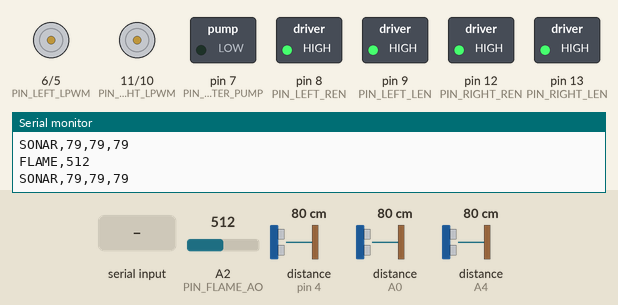
Simulated run of this sketch. Board: Arduino Uno, built with avr-gcc and run on an emulated ATmega328P. Shown: motor-driver pin pairs drawn as motors (green arrow = first pin HIGH = forward, orange = second pin HIGH = backward, longer = more drive), switched loads named in the sketch (green lamp = pin HIGH), the last lines printed to the serial monitor. Wiring (inferred from the names in the program): 3 × ultrasonic range finder: trigger pin 2, echo pin 4 / trigger A1, echo A0 / trigger A5, echo A4. The inputs (shaded band) are chosen by the test bench; at power-on: A2 (PIN_FLAME_AO) = 512, distance to the obstacle (sensors on pin 4, A0, A4) 80 cm. The echo pulse lasts 58.3 µs per cm; pins used as bus, display or sensor lines are not drawn.

Above: at 1.2 s.
1.3 s: "PUMP_ON\n" received over Serial
At 2.5 s:
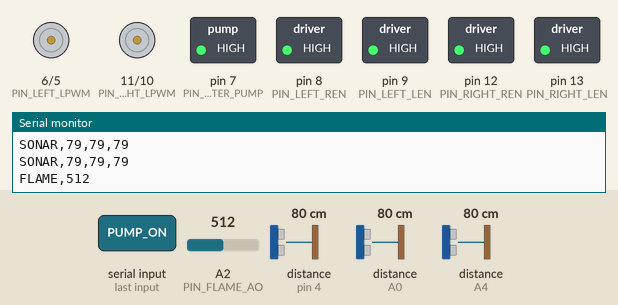
2.8 s: "FORWARD,\n" received over Serial
At 3.7 s:
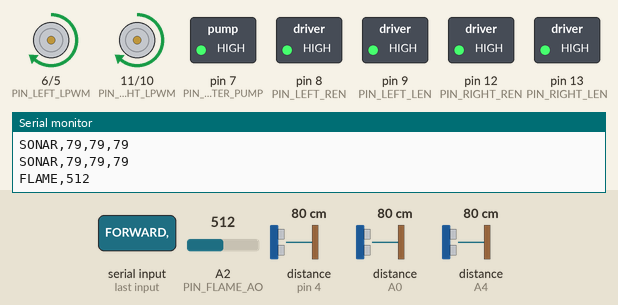
4.3 s: "PUMP_OFF\n" received over Serial
At 4.8 s:
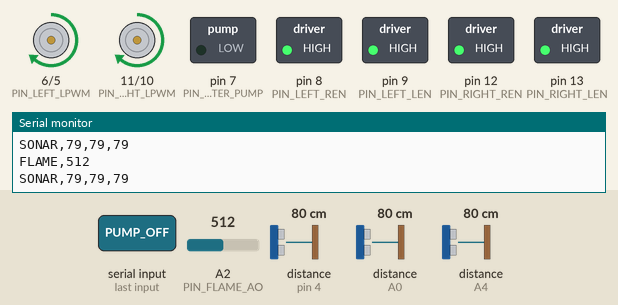
5.8 s: "REVERSE,\n" received over Serial
At 7.1 s:
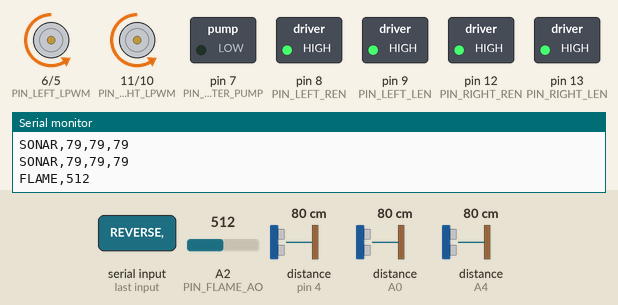
Timing chart, 0 to 8.3 s (numbered marks = the images above; inputs shaded):
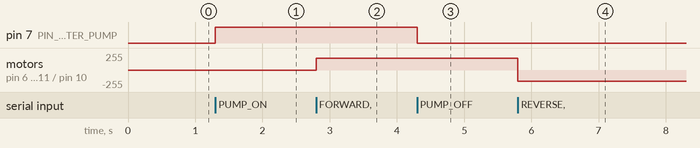

The sketch:

FreeRoamRobot.ino
```cpp
/****************************************************************************************
 *  FIRE-FIGHTING FREE ROAM ROBOT  —  Arduino Uno  +  Raspberry Pi (serial)
 *
 *  Pi sürekli görüntü işler, ateş görünce "FIRE,<x>\n" yollar (x: 0..639, 1 sn'de bir).
 *  Arduino normalde free-roam koşturur; FIRE gelince misyona geçer:
 *    FIRE_AIM (ortala) -> FIRE_APPROACH (yaklaş, FIRE_STOP_CM'de dur) ->
 *    FIRE_SPRAY (pompa aç, flame 3 sn temizse) -> FIRE_DONE -> free-roam.
 *  Failsafe: misyon 8 sn'de biter (abort), Pi verisi 3 sn kesilirse abort.
 *
 *  delay() YOK — tüm zamanlama millis()/micros().
 *  Pinler: pompa D3, flame AO A2. D0/D1 -> Pi serial (boş bırakıldı).
 ****************************************************************************************/

#include "Config.h"
#include "SkidSteerMotors.h"
#include "TripleSonarArray.h"
#include "WaterPump.h"
#include "FlameSensor.h"
#include "SerialLink.h"
#include "SlaveController.h"

SkidSteerMotors  motors;
TripleSonarArray sonar;
WaterPump        pump;
FlameSensor      flame;
SerialLink       link;
SlaveController  controller;
PiCommand        cmd;     // Pi'den gelen güncel komut

void setup() {
  link.begin();                        // Serial.begin dahil
  motors.begin();
  sonar.begin();
  pump.begin();
  flame.begin();
  controller.begin(&motors, &pump);    // sonar/flame Pi'ye raporlanır, Arduino karar vermez
}

void loop() {
  link.update(cmd);                                               // Pi komutlarını parse et
  sonar.update();                                                 // sonar round-robin
  controller.update(cmd);                                         // komutu uygula, timeout kontrol
  link.reportSensors(sonar.left(), sonar.center(), sonar.right(), flame.raw()); // Pi'ye veri gönder
}
```

FlameSensor.h
```cpp
// ===== FlameSensor.h =====
#ifndef FLAME_SENSOR_H
#define FLAME_SENSOR_H

#include <Arduino.h>
#include "Config.h"

// Flame sensor: AO analog ölçüm, DO dijital eşik çıkışı (LOW = ateş var).
class FlameSensor {
public:
  void begin() {
    pinMode(PIN_FLAME_AO, INPUT);
    pinMode(PIN_FLAME_DO, INPUT);
  }
  uint16_t raw()           const { return analogRead(PIN_FLAME_AO); }
  bool     flameDetected() const { return digitalRead(PIN_FLAME_DO) == LOW; }
};

#endif
```

SerialLink.cpp
```cpp
// ===== SerialLink.cpp =====
#include "SerialLink.h"

void SerialLink::update(PiCommand& cmd) {
    cmd.fresh = false;
    while (Serial.available() > 0) {
        char c = (char)Serial.read();
        if (c == '\n' || c == '\r') {
            if (idx_ > 0) { buf_[idx_] = '\0'; parseLine(buf_, cmd); idx_ = 0; }
        } else if (idx_ < SERIAL_BUF_LEN - 1) {
            buf_[idx_++] = c;
        } else {
            idx_ = 0;  // taşma → satırı at
        }
    }
}

void SerialLink::parseLine(char* line, PiCommand& cmd) {
    CmdType t   = CMD_NONE;
    uint8_t spd = 0;

    if      (strcmp(line, "STOP")     == 0) { t = CMD_STOP; }
    else if (strcmp(line, "PUMP_ON")  == 0) { t = CMD_PUMP_ON; }
    else if (strcmp(line, "PUMP_OFF") == 0) { t = CMD_PUMP_OFF; }
    else if (strcmp(line, "ROAM")     == 0) { t = CMD_ROAM; }
    else if (strncmp(line, "FORWARD,",    8)  == 0) { t = CMD_FORWARD;    spd = (uint8_t)atoi(line + 8); }
    else if (strncmp(line, "REVERSE,",    8)  == 0) { t = CMD_REVERSE;    spd = (uint8_t)atoi(line + 8); }
    else if (strncmp(line, "TURN_LEFT,",  10) == 0) { t = CMD_TURN_LEFT;  spd = (uint8_t)atoi(line + 10); }
    else if (strncmp(line, "TURN_RIGHT,", 11) == 0) { t = CMD_TURN_RIGHT; spd = (uint8_t)atoi(line + 11); }
    else { return; }  // bilinmeyen → ignore

    cmd.type      = t;
    cmd.speed     = spd;
    cmd.fresh     = true;
    cmd.lastCmdMs = millis();
}

void SerialLink::reportSensors(uint16_t L, uint16_t C, uint16_t R, uint16_t flameRaw) {
    unsigned long now = millis();
    if (now - tSonar_ >= SONAR_REPORT_MS) {
        Serial.print(F("SONAR,"));
        Serial.print(L);   Serial.print(',');
        Serial.print(C);   Serial.print(',');
        Serial.println(R);
        tSonar_ = now;
    }
    if (now - tFlame_ >= FLAME_REPORT_MS) {
        Serial.print(F("FLAME,"));
        Serial.println(flameRaw);
        tFlame_ = now;
    }
}
```

SerialLink.h
```cpp
// ===== SerialLink.h =====
#ifndef SERIAL_LINK_H
#define SERIAL_LINK_H

#include <Arduino.h>
#include "Config.h"

// Pi → Arduino komut tipleri
enum CmdType : uint8_t {
    CMD_NONE       = 0,
    CMD_STOP,
    CMD_FORWARD,     // FORWARD,<speed>
    CMD_REVERSE,     // REVERSE,<speed>
    CMD_TURN_LEFT,   // TURN_LEFT,<speed>
    CMD_TURN_RIGHT,  // TURN_RIGHT,<speed>
    CMD_PUMP_ON,
    CMD_PUMP_OFF,
    CMD_ROAM         // free-roam'a geri dön
};

struct PiCommand {
    CmdType       type      = CMD_NONE;
    uint8_t       speed     = 0;
    bool          fresh     = false;        // bu loop'ta yeni komut geldi
    unsigned long lastCmdMs = 0;            // son komutun millis() zamanı
};

class SerialLink {
public:
    void begin() { Serial.begin(SERIAL_BAUD); idx_ = 0; tSonar_ = 0; tFlame_ = 0; }
    // Pi'den gelen komutları non-blocking parse eder
    void update(PiCommand& cmd);
    // Arduino → Pi sensör raporu (her loop'ta çağır)
    void reportSensors(uint16_t L, uint16_t C, uint16_t R, uint16_t flameRaw);

private:
    void parseLine(char* line, PiCommand& cmd);
    char          buf_[SERIAL_BUF_LEN];
    uint8_t       idx_;
    unsigned long tSonar_;
    unsigned long tFlame_;
};

#endif
```

SkidSteerMotors.cpp
```cpp
// ===== SkidSteerMotors.cpp =====
#include "SkidSteerMotors.h"

void SkidSteerMotors::begin() {
  pinMode(PIN_LEFT_LPWM,  OUTPUT); pinMode(PIN_LEFT_RPWM,  OUTPUT);
  pinMode(PIN_LEFT_LEN,   OUTPUT); pinMode(PIN_LEFT_REN,   OUTPUT);
  pinMode(PIN_RIGHT_LPWM, OUTPUT); pinMode(PIN_RIGHT_RPWM, OUTPUT);
  pinMode(PIN_RIGHT_LEN,  OUTPUT); pinMode(PIN_RIGHT_REN,  OUTPUT);
  // sürücüleri etkinleştir
  digitalWrite(PIN_LEFT_LEN,  HIGH); digitalWrite(PIN_LEFT_REN,  HIGH);
  digitalWrite(PIN_RIGHT_LEN, HIGH); digitalWrite(PIN_RIGHT_REN, HIGH);
  stop();
}
void SkidSteerMotors::drive(int l, int r) {
  setSide(PIN_LEFT_LPWM,  PIN_LEFT_RPWM,  l);
  setSide(PIN_RIGHT_LPWM, PIN_RIGHT_RPWM, r);
}
void SkidSteerMotors::forward(uint8_t s) { drive( (int)s,  (int)s); }
void SkidSteerMotors::reverse(uint8_t s) { drive(-(int)s, -(int)s); }
void SkidSteerMotors::stop()             { drive(0, 0); }
void SkidSteerMotors::pointTurnLeft(uint8_t s)  { drive(-(int)s,  (int)s); }
void SkidSteerMotors::pointTurnRight(uint8_t s) { drive( (int)s, -(int)s); }

void SkidSteerMotors::setSide(uint8_t lpwm, uint8_t rpwm, int speed) {
  int mag = speed < 0 ? -speed : speed;
  if (mag > 255) mag = 255;
  if (speed > 0) {
    analogWrite(lpwm, (uint8_t)mag);
    analogWrite(rpwm, 0);
  } else if (speed < 0) {
    analogWrite(lpwm, 0);
    analogWrite(rpwm, (uint8_t)mag);
  } else {
    analogWrite(lpwm, 0);
    analogWrite(rpwm, 0);
  }
}
```

SkidSteerMotors.h
```cpp
// ===== SkidSteerMotors.h =====
#ifndef SKID_STEER_MOTORS_H
#define SKID_STEER_MOTORS_H

#include <Arduino.h>
#include "Config.h"

class SkidSteerMotors {
public:
  void begin();
  void drive(int leftSpeed, int rightSpeed);   // -255..255 (işaret = yön)
  void forward(uint8_t s = SPEED_CRUISE);
  void reverse(uint8_t s = SPEED_REVERSE);
  void stop();
  void pointTurnLeft(uint8_t s = SPEED_TURN);
  void pointTurnRight(uint8_t s = SPEED_TURN);
private:
  void setSide(uint8_t lpwm, uint8_t rpwm, int speed);
};

#endif
```

SlaveController.cpp
```cpp
// ===== SlaveController.cpp =====
#include "SlaveController.h"

void SlaveController::begin(SkidSteerMotors* m, WaterPump* p) {
    motors_ = m;
    pump_   = p;
    motors_->stop();
}

void SlaveController::update(PiCommand& cmd) {
    if (!cmd.fresh) return;
    switch (cmd.type) {
        case CMD_STOP:
        case CMD_ROAM:       motors_->stop(); break;
        case CMD_FORWARD:    motors_->forward   (cmd.speed ? cmd.speed : SPEED_CRUISE);   break;
        case CMD_REVERSE:    motors_->reverse   (cmd.speed ? cmd.speed : SPEED_REVERSE);  break;
        case CMD_TURN_LEFT:  motors_->pointTurnLeft (cmd.speed ? cmd.speed : SPEED_TURN); break;
        case CMD_TURN_RIGHT: motors_->pointTurnRight(cmd.speed ? cmd.speed : SPEED_TURN); break;
        case CMD_PUMP_ON:    pump_->on();  break;
        case CMD_PUMP_OFF:   pump_->off(); break;
        default: break;
    }
}
```

SlaveController.h
```cpp
// ===== SlaveController.h =====
// Arduino tamamen Pi'nin komut kölesi.
// Tüm navigasyon ve ateş misyonu mantığı Pi'de.
// Bu sınıf: gelen komutu al → motoru/pompayı çalıştır.
// Pi susarsa SLAVE_TIMEOUT_MS sonra dur.
#ifndef SLAVE_CONTROLLER_H
#define SLAVE_CONTROLLER_H

#include <Arduino.h>
#include "Config.h"
#include "SkidSteerMotors.h"
#include "WaterPump.h"
#include "SerialLink.h"

class SlaveController {
public:
    void begin(SkidSteerMotors* m, WaterPump* p);
    void update(PiCommand& cmd);

private:
    SkidSteerMotors* motors_ = nullptr;
    WaterPump*       pump_   = nullptr;
};

#endif
```

TripleSonarArray.cpp
```cpp
// ===== TripleSonarArray.cpp =====
#include "TripleSonarArray.h"

void TripleSonarArray::begin() {
  trig_[LEFT]   = PIN_TRIG_LEFT;   echo_[LEFT]   = PIN_ECHO_LEFT;
  trig_[CENTER] = PIN_TRIG_CENTER; echo_[CENTER] = PIN_ECHO_CENTER;
  trig_[RIGHT]  = PIN_TRIG_RIGHT;  echo_[RIGHT]  = PIN_ECHO_RIGHT;
  for (uint8_t i = 0; i < COUNT; i++) {
    pinMode(trig_[i], OUTPUT); digitalWrite(trig_[i], LOW);
    pinMode(echo_[i], INPUT);
    distance_[i] = SONAR_MAX_CM;  // Pi başlangıçta max mesafe görür → ileri gider
  }
  cur_ = LEFT; phase_ = TRIG_PREP; tMark_ = micros();
}

void TripleSonarArray::update() {
  switch (phase_) {
    case TRIG_PREP:
      digitalWrite(trig_[cur_], LOW); tMark_ = micros(); phase_ = TRIG_PRELOW; break;
    case TRIG_PRELOW:
      if (micros() - tMark_ >= SONAR_TRIG_PRE_US) {
        digitalWrite(trig_[cur_], HIGH); tMark_ = micros(); phase_ = TRIG_HIGH;
      } break;
    case TRIG_HIGH:
      if (micros() - tMark_ >= SONAR_TRIG_US) {
        digitalWrite(trig_[cur_], LOW); tMark_ = micros(); phase_ = WAIT_ECHO_HIGH;
      } break;
    case WAIT_ECHO_HIGH:
      if (digitalRead(echo_[cur_]) == HIGH) { echoStart_ = micros(); phase_ = WAIT_ECHO_LOW; }
      else if (micros() - tMark_ >= SONAR_TIMEOUT_US) { distance_[cur_] = SONAR_MAX_CM; beginSettle(); }
      break;
    case WAIT_ECHO_LOW:
      if (digitalRead(echo_[cur_]) == LOW) {
        unsigned long dur = micros() - echoStart_;
        uint16_t cm = (uint16_t)(dur / 58UL);
        if (cm == 0) cm = 1; if (cm > SONAR_MAX_CM) cm = SONAR_MAX_CM;
        distance_[cur_] = cm; beginSettle();
      } else if (micros() - tMark_ >= SONAR_TIMEOUT_US) { distance_[cur_] = SONAR_MAX_CM; beginSettle(); }
      break;
    case SETTLE:
      if (millis() - tSettle_ >= SONAR_SETTLE_MS) { cur_ = (cur_ + 1) % COUNT; phase_ = TRIG_PREP; }
      break;
  }
}

void TripleSonarArray::beginSettle() { tSettle_ = millis(); phase_ = SETTLE; }
```

TripleSonarArray.h
```cpp
// ===== TripleSonarArray.h =====
#ifndef TRIPLE_SONAR_ARRAY_H
#define TRIPLE_SONAR_ARRAY_H

#include <Arduino.h>
#include "Config.h"

class TripleSonarArray {
public:
  enum Index : uint8_t { LEFT = 0, CENTER = 1, RIGHT = 2, COUNT = 3 };
  void begin();
  void update();
  uint16_t left()   const { return distance_[LEFT];   }
  uint16_t center() const { return distance_[CENTER]; }
  uint16_t right()  const { return distance_[RIGHT];  }
private:
  enum Phase : uint8_t { TRIG_PREP, TRIG_PRELOW, TRIG_HIGH, WAIT_ECHO_HIGH, WAIT_ECHO_LOW, SETTLE };
  void beginSettle();
  uint8_t  trig_[COUNT], echo_[COUNT];
  uint16_t distance_[COUNT];
  uint8_t  cur_;
  Phase    phase_;
  unsigned long tMark_, echoStart_, tSettle_;
};

#endif
```

WaterPump.h
```cpp
// ===== WaterPump.h =====
#ifndef WATER_PUMP_H
#define WATER_PUMP_H

#include <Arduino.h>
#include "Config.h"

// R385 pompa, tek dijital pinle MOSFET/röle üzerinden tetiklenir.
class WaterPump {
public:
  void begin() { pinMode(PIN_WATER_PUMP, OUTPUT); off(); }
  void on()    { digitalWrite(PIN_WATER_PUMP, HIGH); }
  void off()   { digitalWrite(PIN_WATER_PUMP, LOW);  }
};

#endif
```

Config.h
```cpp
#ifndef CONFIG_H
#define CONFIG_H

#include <Arduino.h>

// ---- BTS7960 Motor Sürücü Pinleri --------------------------------------------------
// Sol sürücü
constexpr uint8_t PIN_LEFT_LPWM = 6;   // PWM ileri
constexpr uint8_t PIN_LEFT_RPWM = 5;   // PWM geri
constexpr uint8_t PIN_LEFT_LEN  = 9;   // sol enable
constexpr uint8_t PIN_LEFT_REN  = 8;   // sağ enable
// Sağ sürücü
constexpr uint8_t PIN_RIGHT_LPWM = 11;  // PWM ileri
constexpr uint8_t PIN_RIGHT_RPWM = 10;  // PWM geri
constexpr uint8_t PIN_RIGHT_LEN  = 13;  // sol enable
constexpr uint8_t PIN_RIGHT_REN  = 12;  // sağ enable

// ---- HC-SR04 Ultrasonik Pinleri ----------------------------------------------------
constexpr uint8_t PIN_TRIG_LEFT   = A5;
constexpr uint8_t PIN_ECHO_LEFT   = A4;
constexpr uint8_t PIN_TRIG_CENTER = 2;
constexpr uint8_t PIN_ECHO_CENTER = 4;
constexpr uint8_t PIN_TRIG_RIGHT  = A1;
constexpr uint8_t PIN_ECHO_RIGHT  = A0;

// ---- Yangın Misyonu Donanımı -------------------------------------------------------
constexpr uint8_t PIN_WATER_PUMP = 7;   // R385 tetik (MOSFET/röle gate)
constexpr uint8_t PIN_FLAME_AO   = A2;  // flame sensor analog çıkış
constexpr uint8_t PIN_FLAME_DO   = 3;   // flame sensor dijital çıkış (LOW = ateş var)
// D0/D1 → Pi serial (boş bırak)

// ---- Sonar Sınırı (cm) -------------------------------------------------------------
constexpr uint16_t SONAR_MAX_CM = 340;

// ---- PWM Hızları (0..255) — slave mode komutlarında speed=0 gelirse varsayılan ----
constexpr uint8_t SPEED_CRUISE   = 180;
constexpr uint8_t SPEED_TURN     = 200;
constexpr uint8_t SPEED_REVERSE  = 170;
constexpr uint8_t SPEED_APPROACH = 160;

// ---- Sonar Zamanlama (us / ms) -----------------------------------------------------
constexpr unsigned long SONAR_TIMEOUT_US  = 20000UL;
constexpr unsigned long SONAR_TRIG_US     = 10UL;
constexpr unsigned long SONAR_SETTLE_MS   = 5UL;
constexpr unsigned long SONAR_TRIG_PRE_US = 4UL;

// ---- Serial Protokol ---------------------------------------------------------------
constexpr unsigned long SERIAL_BAUD    = 115200UL;
constexpr uint8_t       SERIAL_BUF_LEN = 32;
// Pi → Arduino: "FORWARD,<s>" | "REVERSE,<s>" | "TURN_LEFT,<s>" | "TURN_RIGHT,<s>"
//               "STOP" | "PUMP_ON" | "PUMP_OFF" | "ROAM"
// Arduino → Pi: "SONAR,<L>,<C>,<R>\n"  |  "FLAME,<raw>\n"

// ---- Sensör Raporlama (ms) ---------------------------------------------------------
constexpr unsigned long SONAR_REPORT_MS = 100UL;   // Arduino → Pi sonar aralığı
constexpr unsigned long FLAME_REPORT_MS = 200UL;   // Arduino → Pi flame aralığı

#endif // CONFIG_H
```

Measured:
- after the input at 1.3 s, pin 7 (PIN_WATER_PUMP): LOW → HIGH at once
- after the input at 2.8 s, motor on pin 6 (PIN_LEFT_LPWM) / pin 5 (PIN_LEFT_RPWM), motor on pin 11 (PIN_RIGHT_LPWM) / pin 10 (PIN_RIGHT_RPWM): stopped → forward 180/255 at once
- after the input at 4.3 s, pin 7 (PIN_WATER_PUMP): HIGH → LOW at once
- after the input at 5.8 s, motor on pin 6 (PIN_LEFT_LPWM) / pin 5 (PIN_LEFT_RPWM), motor on pin 11 (PIN_RIGHT_LPWM) / pin 10 (PIN_RIGHT_RPWM): forward 180/255 → backward 170/255 at once
